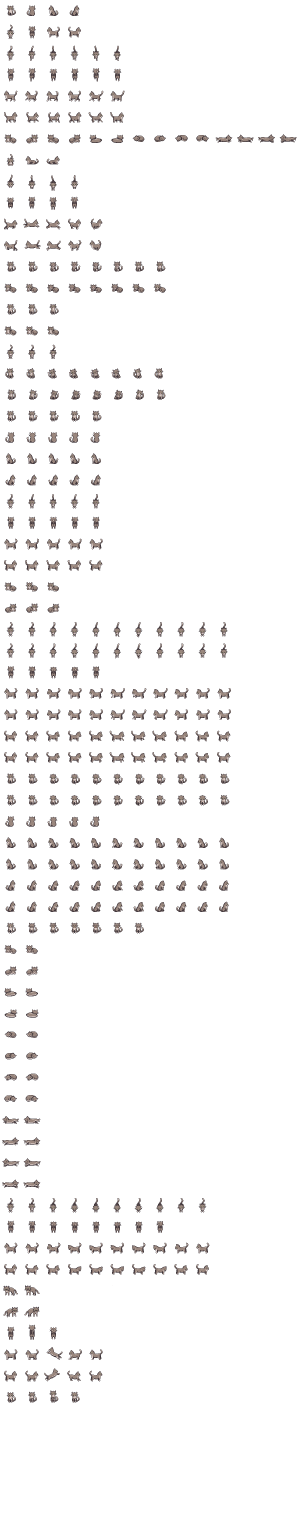
#> input picture cat_pack/ramona/ramona_sheet.png, 896 x 4608 px (shown at 1/3 size)
$ python make-sprite-previews.py
#> lines starting #> are read from the running program, lines starting #| are printed output that depends on the picture
#!/usr/bin/env python3
"""Bakes every non-empty row of ramona_sheet.png into a looping GIF, plus an
index.html gallery to browse them - lets you see what's actually in the
sheet (used or not) without opening it frame-by-frame in an image editor.

Usage: python3 Scripts/make-sprite-previews.py
Output: cat_pack/ramona/previews/row{NN}.gif + index.html
"""
import os
from PIL import Image

REPO_ROOT = os.path.dirname(os.path.dirname(os.path.abspath(__file__)))
SHEET_PATH = os.path.join(REPO_ROOT, "cat_pack/ramona/ramona_sheet.png")
OUT_DIR = os.path.join(REPO_ROOT, "cat_pack/ramona/previews")
CELL = 64
SCALE = 4
FRAME_DURATION_MS = 120


def row_frames(sheet, row):
    frames = []
    for col in range(14):
        frame = sheet.crop((col * CELL, row * CELL, col * CELL + CELL, row * CELL + CELL))
        if frame.getbbox() is None:
            break
        frames.append(frame)
    return frames


def main():
    sheet = Image.open(SHEET_PATH).convert("RGBA")
#> sheet is the input picture: PIL image 896x4608 RGBA; mean R, G, B, A 6.3, 5.6, 5.5, 13.4
    rows = sheet.height // CELL
#> rows = 72
    os.makedirs(OUT_DIR, exist_ok=True)

    entries = []
    for row in range(rows):
        frames = row_frames(sheet, row)
        if not frames:
            continue
        scaled = [f.resize((CELL * SCALE, CELL * SCALE), Image.NEAREST) for f in frames]
        name = f"row{row:02d}.gif"
        scaled[0].save(
            os.path.join(OUT_DIR, name),
            save_all=True, append_images=scaled[1:], duration=FRAME_DURATION_MS,
            loop=0, disposal=2, transparency=0,
        )
        entries.append((row, len(frames), name))
#> this loop made 72 passes
#> pass 1, in main, `scaled[0].save( os.path.join(OUT_DIR, name), save_all=True, append_ima..`:
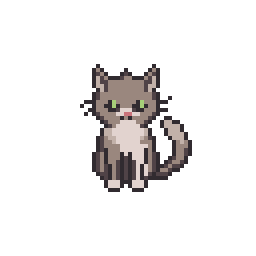
#> saved as row00.gif: PIL image 256x256 RGBA; mean R, G, B, A 16.4, 14.7, 14.4, 33.7; transparent parts drawn white
#> pass 2, in main, `scaled[0].save( os.path.join(OUT_DIR, name), save_all=True, append_ima..`:
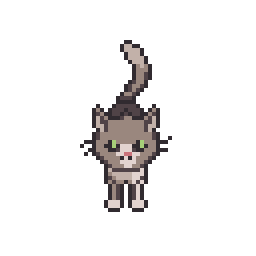
#> saved as row01.gif: PIL image 256x256 RGBA; mean R, G, B, A 12.5, 11.1, 10.9, 27.4; transparent parts drawn white
#> after the loop, entries = 66 items, first 6: (0, 4, 'row00.gif'), (1, 4, 'row01.gif'), (2, 6, 'row02.gif'), (3, 6, 'row03.gif'), (4, 6, 'row04.gif'), (5, 6, 'row05.gif')

    cards = "\n".join(
        f'  <div class="card"><h2>Row {row} - {count} frame{"s" if count != 1 else ""}</h2>'
        f'<img src="{name}" loading="lazy"></div>'
        for row, count, name in entries
    )
    html = f"""<!doctype html>
<html><head><meta charset="utf-8"><title>Ramona sprite sheet preview</title>
<style>
  body {{ font-family: -apple-system, sans-serif; padding: 2rem; background: #1a1a1a; color: #eee; }}
  .grid {{ display: flex; flex-wrap: wrap; gap: 1.5rem; }}
  .card {{ text-align: center; width: 140px; }}
  .card img {{
    background:
      linear-gradient(45deg, #ffffff22 25%, transparent 25%, transparent 75%, #ffffff22 75%),
      linear-gradient(45deg, #ffffff22 25%, transparent 25%, transparent 75%, #ffffff22 75%);
    background-size: 16px 16px;
    background-position: 0 0, 8px 8px;
    image-rendering: pixelated;
    width: 140px;
    border-radius: 6px;
  }}
  h2 {{ font-size: 0.8rem; margin-bottom: 0.25rem; font-weight: 500; color: #aaa; }}
</style></head>
<body>
<h1>ramona_sheet.png - every row, animated</h1>
<p>Generated by Scripts/make-sprite-previews.py - {len(entries)} non-empty rows of {rows}.</p>
<div class="grid">
{cards}
</div>
</body></html>
"""
    with open(os.path.join(OUT_DIR, "index.html"), "w") as f:
        f.write(html)

    print(f"Wrote {len(entries)} GIFs + index.html to {OUT_DIR}")
#| Wrote 66 GIFs + index.html to cat_pack/ramona/previews


if __name__ == "__main__":
    main()
